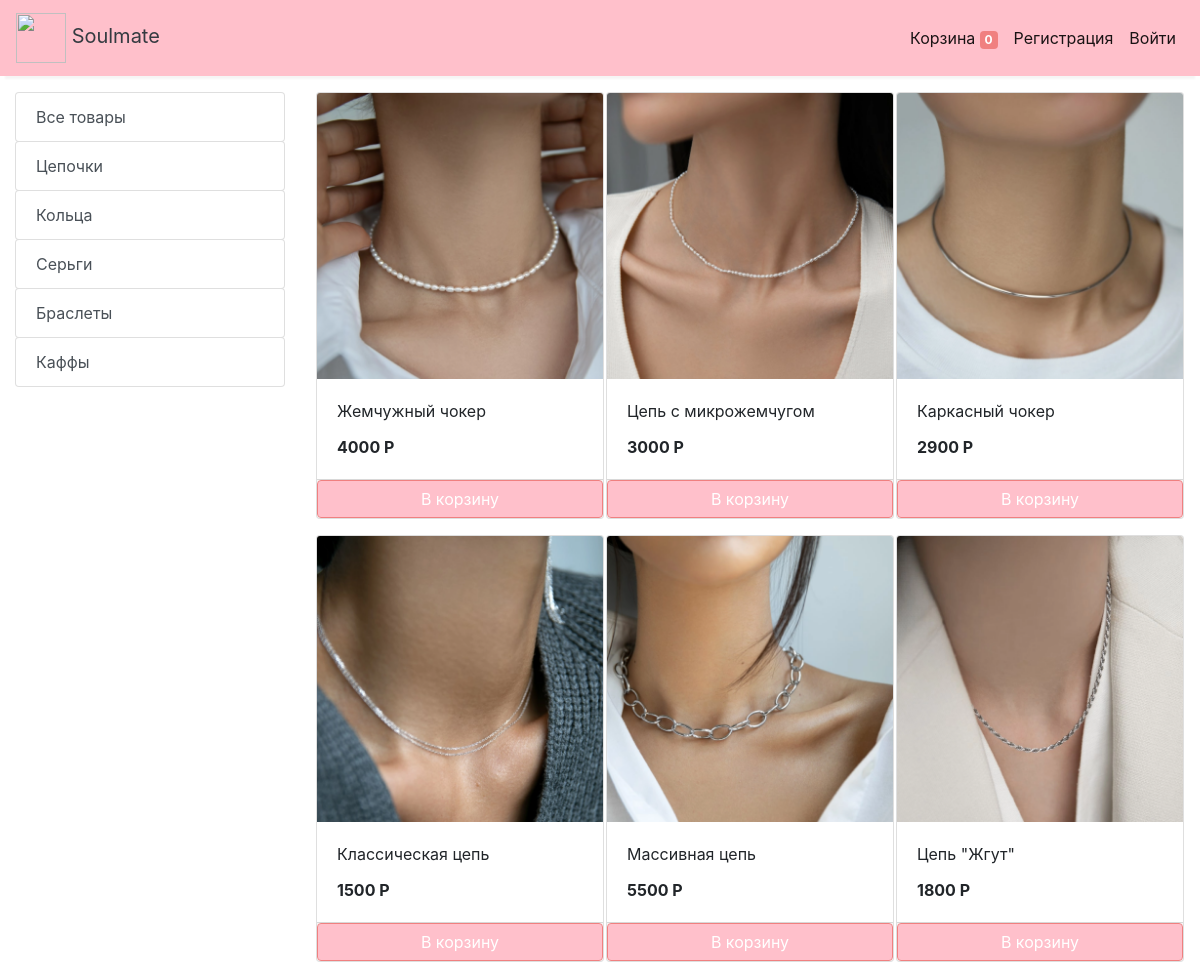
Screenshot of /store?category=22 with the database file from the repository.
### store/models/category.py (models this page shows, shortened)
class Category(models.Model):
    name = models.CharField(max_length=50)
    @staticmethod
    def get_all_categories():
        return Category.objects.all()

### store/models/product.py (models this page shows, shortened)
class Products(models.Model):
    name = models.CharField(max_length=60)
    price = models.IntegerField(default=0)
    category = models.ForeignKey(Category,on_delete=models.CASCADE,default=1 )
    description = models.CharField(max_length=250, default='', blank=True, null= True)
    image = models.ImageField(upload_to='uploads/products/')
    @staticmethod
    def get_all_products_by_categoryid(category_id):
        if category_id:
            return Products.objects.filter (category=category_id)
        else:
            return Products.get_all_products()

### store/views/home.py (the view)
# urls.py: path('store', store, name='store'),
def store(request):
    products = None
    categories = Category.get_all_categories()
    categoryID = request.GET.get('category')
    if categoryID:
        products = Products.get_all_products_by_categoryid(categoryID)
    else:
        products = Products.get_all_products();
    data = {}
    data['products'] = products
    data['categories'] = categories
    print('you are : ', request.session.get('email'))
    return render(request, 'index.html', data)

### store/templatetags/custom_filter.py (called while the page is built)
@register.filter(name='currency')
def currency(number):
    return str(number) + " Р"

### templates/Index.html (shortened to what this page needs)
{% extends 'base.html' %}
{% block content %}
{% load cart %}
{% load custom_filter %}
{% load static %}
<div class="container-fluid mt-3">
        <div class="row">
        <div class="col-3 mx-auto">
            <div class="list-group">
                <a href="/" class="list-group-item list-group-item-action btn btn-
outline-success">Все товары</a>
               {% for category in categories %}
                <a href="/?category={{category.id}}"
                   class="list-group-item list-group-item-action btn btn-outline-success">
                    {{category.name}}</a>
               {% endfor %}
            </div>
        </div>
            <div id='products' class="col-lg-9 mx-auto">
                <div class="row mx-auto">
                    {% for product in products %}
                        <div class="card mx-auto mb-3" id={{ product.id }} style="width:18rem;">
                            <img class="card-img-top" src="{{ product.image.url }}" alt="Card image cap">
                            <div class="card-body">
                                <p class="card-title">{{ product.name }}</p>
                                <p class="card-text"><b>{{ product.price|currency }}</b></p>
                        </div>
                        <div class="card-footer p-0 no-gutters">
                        {% if product|is_in_cart:request.session.cart %}
                            <div class="row no-gutters">
                            <form action="/#{{ product.id }}" class="col-2" method="post">
                            {% csrf_token %}
                            <input hidden type="text" name='product' value='{{ product.id }}'>
                            <input hidden type="text" name='remove' value='True'>
                            <input type="submit" value=" - " style="background-color: pink; border-color: lightcoral" class="btn btn-block btn-success border-right">
                            </form>
                            <div style="background-color: pink; border-color: lightcoral" class="text-center col btn btn-success">
                            {{ product|cart_quantity:request.session.cart }} в корзине
                            </div>
                            <form action="/#{{ product.id }}" class="col-2" method="post">
                            {% csrf_token %}
                            <input hidden type="text" name='product' value='{{product.id }}'>
                            <input type="submit" value=" + " style="background-color: pink; border-color: lightcoral" class="btn btn-block btn-success border-left">
                            </form>
                            </div>
                        {% else %}
                            <form action="/#{{ product.id }}" method="POST" class="btn-block">
                            <input type="submit" style="background-color: pink; border-color: lightcoral" class="float-right btn btn-success form-control"
                                   value="В корзину">
                            </form>
                        {% endif %}
                        </div>
                        </div>
                    {% endfor %}
                </div>
            </div>
        </div>
</div>
{% endblock %}

### rows the page displays
Category: name "Цепочки"
Category: name "Кольца"
Category: name "Серьги"
Category: name "Браслеты"
Category: name "Каффы"
Products: image (picture), name "Жемчужный чокер", price "4000 Р"
Products: image (picture), name "Цепь с микрожемчугом", price "3000 Р"
Products: image (picture), name "Каркасный чокер", price "2900 Р"
Products: image (picture), name "Классическая цепь", price "1500 Р"
Products: image (picture), name "Массивная цепь", price "5500 Р"
Products: image (picture), name "Цепь \"Жгут\"", price "1800 Р"

### other values shown
{{ request.session.cart.keys|length }} "0"
